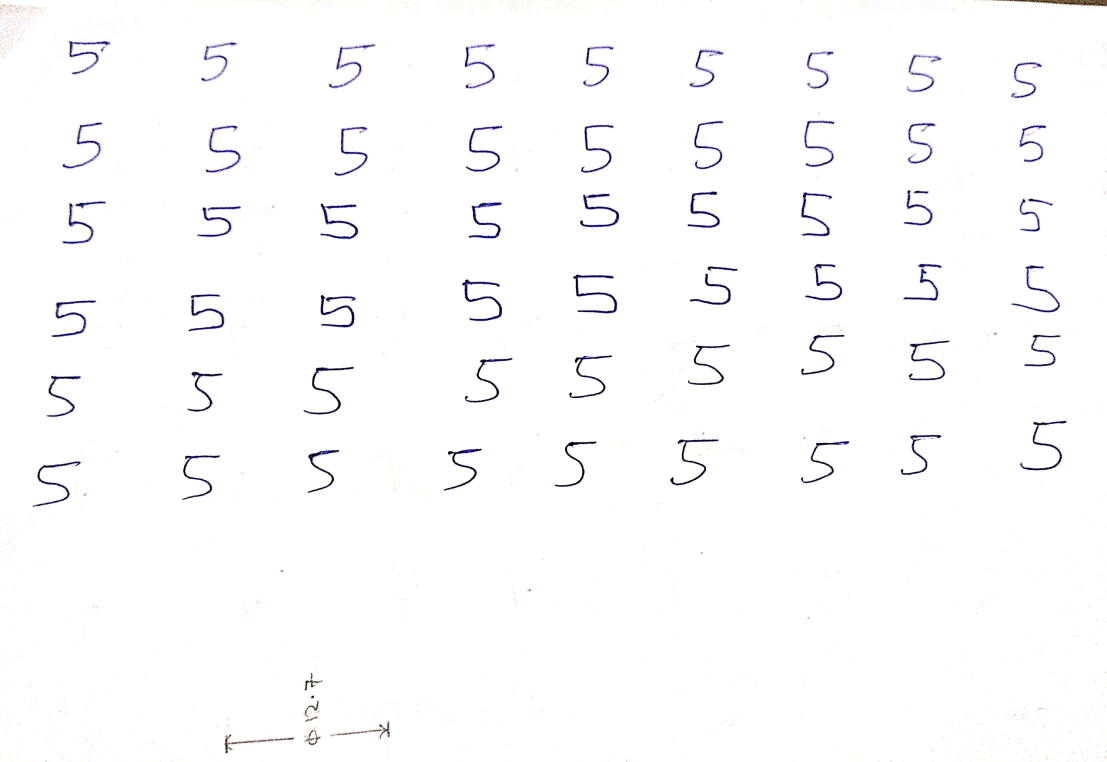
#> input picture python/images/5.jpg, 3320 x 2284 px (shown at 1/3 size)
$ jupyter execute --allow-errors PhotoMath.ipynb   (shell and % lines are left out)
#> lines starting #> are read from the running program, lines starting #| are printed output that depends on the picture; after the words box and inside, x2 and y2 are one past the last pixel; in counts of white or black regions, pixels touching at a corner belong together
[cell 1]
import cv2
import pandas as pd
import numpy as np
import matplotlib.pyplot as plt
from sklearn import datasets, svm, metrics
pd.options.display.float_format = '{:,.2f}'.format

[cell 2]
im = cv2.imread('images/5.jpg',0)
#> im: shape (2284, 3320); min 0, max 255, mean 251.5
# image = pyplot.imread('img1.jpg')

[cell 3]
# imgray = cv2.cvtColor(im, cv2.COLOR_BGR2GRAY)
# plt.imshow(imgray)
# plt.show()

[cell 4]
gblur_im = cv2.GaussianBlur(im, (11,11), 0)
plt.imshow(gblur_im)
plt.show()

[cell 5]
ret,thresh1 = cv2.threshold(gblur_im,127,255,cv2.THRESH_BINARY)
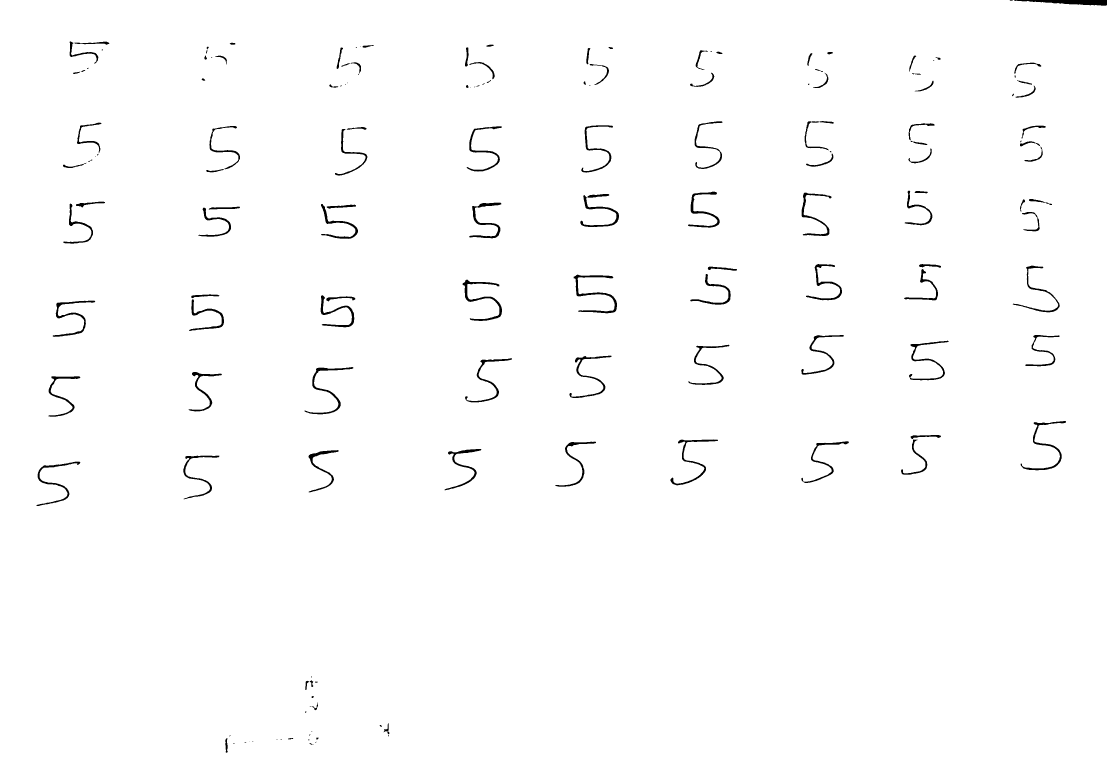
#> thresh1: shape (2284, 3320) (shown at 1/3 size); 98.8% white; 152 black regions (37 under 20 px)
contours, hierarchy = cv2.findContours(thresh1,cv2.RETR_TREE,cv2.CHAIN_APPROX_SIMPLE)
#> contours = 154 contours, 34 with area under 20; largest, box (x1, y1, x2, y2) and area: (0, 0, 3320, 2284) 7574463, (1720, 823, 1852, 941) 3026, (1387, 838, 1507, 964) 2814, (912, 1100, 1061, 1244) 2489, (3061, 1262, 3199, 1412) 2461
for cnt in contours:
    x,y,w,h = cv2.boundingRect(cnt)
    #bound the images
    cv2.rectangle(im,(x,y),(x+w,y+h),(0,255,0),3)
#> this loop made 154 passes
#> (x, y, w, h) on passes 1 to 3: (0, 0, 3320, 2284), (927, 2228, 15, 7), (698, 2228, 7, 4)
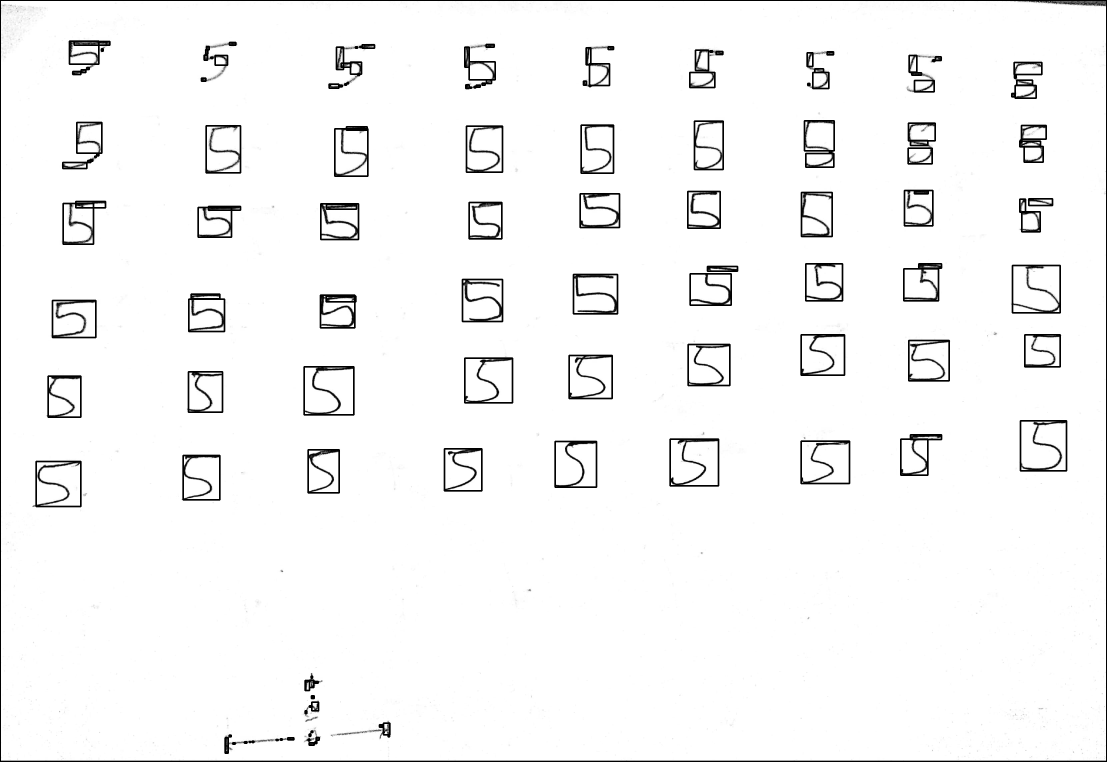
#> im: shape (2284, 3320) (shown at 1/3 size); min 0, max 255, mean 246.2

[cell 6]
i = 0
for cnt in contours:
    x,y,w,h = cv2.boundingRect(cnt)
    #following if statement is to ignore the noises and save the images which are of normal size(character)
    #In order to write more general code, than specifying the dimensions as 100,
    # number of characters should be divided by word dimension
    if (w>50 and h>50):#or(w>100 and h<30):
        #save individual images
        cv2.imwrite(str(i)+".jpg",thresh1[y:y+h,x:x+w])
        i=i+1
#> this loop made 154 passes
#> (x, y, w, h) on passes 1, 2, 3, 4, 5, 7, 8, 9, 10, 11, 12, 13: (0, 0, 3320, 2284), (927, 2228, 15, 7), (698, 2228, 7, 4), (733, 2225, 7, 4), (945, 2224, 5, 6), (756, 2223, 5, 4), (828, 2218, 6, 3), (924, 2217, 5, 5), (841, 2216, 5, 4), (863, 2213, 18, 6), (675, 2213, 9, 46), (948, 2212, 9, 8)
#> (cnt, x, y, w, h) on passes 6, 17: ([[748, 2225], [749, 2224], [750, 2225], [749, 2226]], 748, 2224, 3, 3), ([[1149, 2196], [1150, 2195], [1151, 2196], [1150, 2197]], 1149, 2195, 3, 3)
#> after the loop, i = 48

[cell 7]
centroids = []
for cnt in contours:
    M = cv2.moments(cnt)
    Cx = M['m10']/M['m00']
    Cy = M['m01']/M['m00']
    centroids.append((Cx, Cy, cnt))
#> this loop made 154 passes
#> (Cx, Cy) on passes 1 to 3: (1658.9, 1141.9), (933.4, 2231.3), (701.1, 2229.2)

[cell 8]
digits = datasets.load_digits()
images_and_labels = list(zip(digits.images, digits.target))
for index, (image, label) in enumerate(images_and_labels[:4]):
    plt.subplot(2, 4, index + 1)
    plt.axis('off')
    plt.imshow(image, cmap=plt.cm.gray_r, interpolation='nearest')
    plt.title('Training: %i' % label)
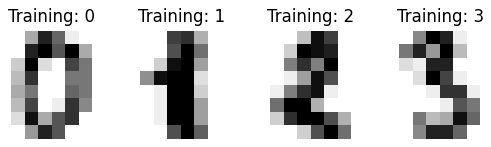
#> figure drawn by matplotlib, 4 panels

#> (a cell that did not finish here is left out)

[cell 10]
img = cv2.imread('5.jpg', 0)
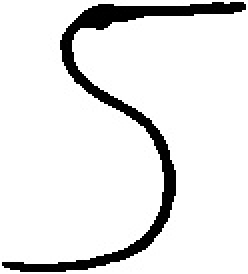
#> img: shape (137, 124) (shown 2 times larger); min 0, max 255, mean 230.6

dim = (8, 8)
# resize image
resized_img = cv2.resize(img, dim, interpolation=cv2.INTER_AREA)
img_unrolled = resized_img.ravel()
#> (the rest of this cell did not finish here and is left out)

[cell 11]
for i in range(1,2):
    img = cv2.imread("images/"+str(i)+".jpg", 0)
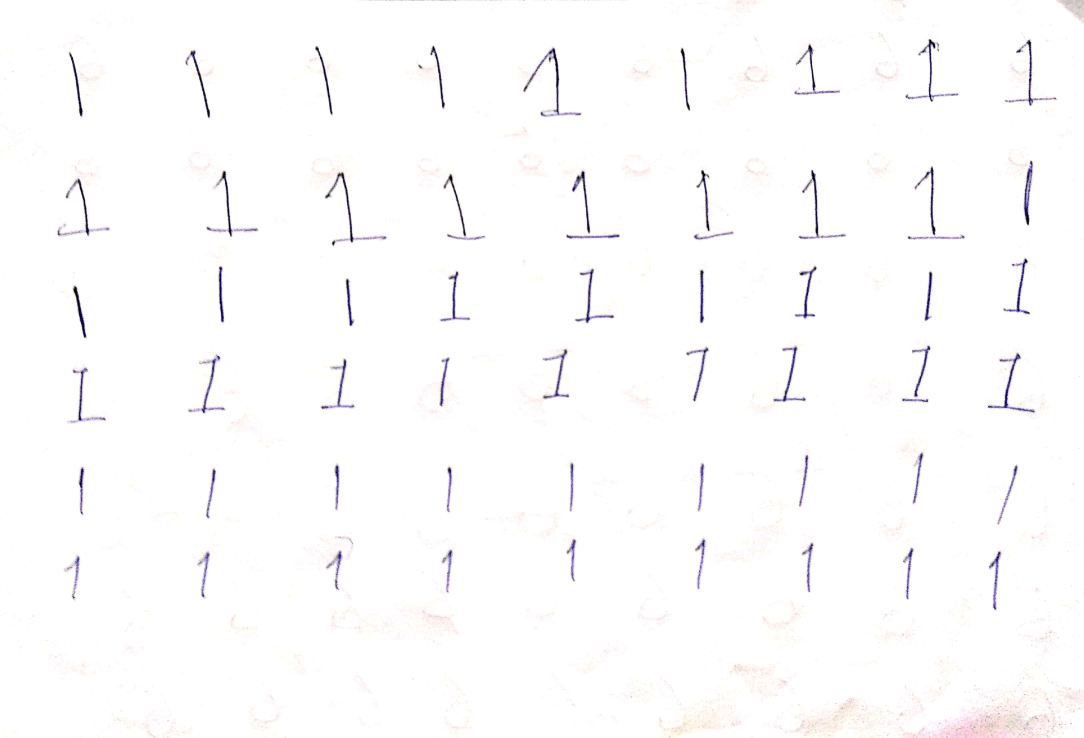
#> input picture python/images/1.jpg, 3252 x 2212 px (shown at 1/3 size)
#> img: shape (2212, 3252); min 0, max 255, mean 252.3
    gblur = cv2.GaussianBlur(img, (11,11), 0)
    ret,thresh1 = cv2.threshold(gblur,127,255,cv2.THRESH_BINARY)
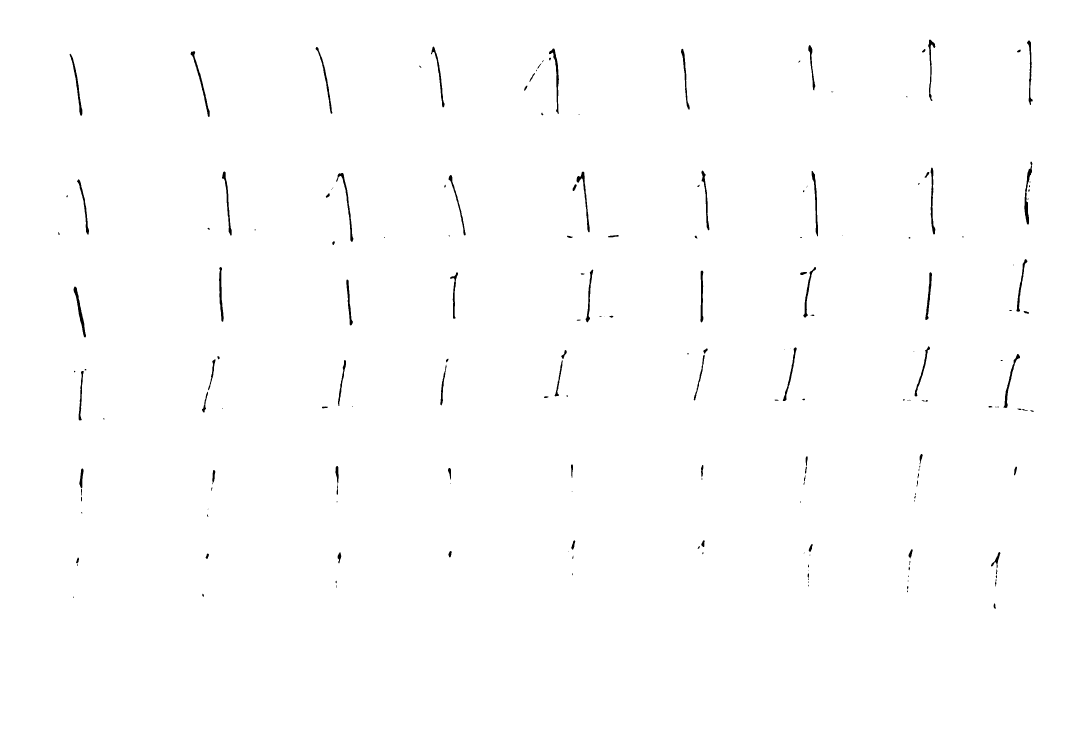
#> thresh1: shape (2212, 3252) (shown at 1/3 size); 99.4% white; 183 black regions (67 under 20 px), largest, box (x1, y1, x2, y2) and area: (3073, 485, 3097, 674) 1354, (220, 860, 258, 1012) 1278, (1009, 519, 1060, 726) 1259
    contours, hierarchy = cv2.findContours(thresh1,cv2.RETR_TREE,cv2.CHAIN_APPROX_SIMPLE)
    for cnt in contours:
        x,y,w,h = cv2.boundingRect(cnt)
        #bound the images
        cv2.rectangle(im,(x-15,y-15),(x+w+15,y+h+15),(0,255,0),3)
#> this loop made 187 passes
#> cnt on pass 1: [[0, 0], [0, 2211], [3251, 2211], [3251, 0]]
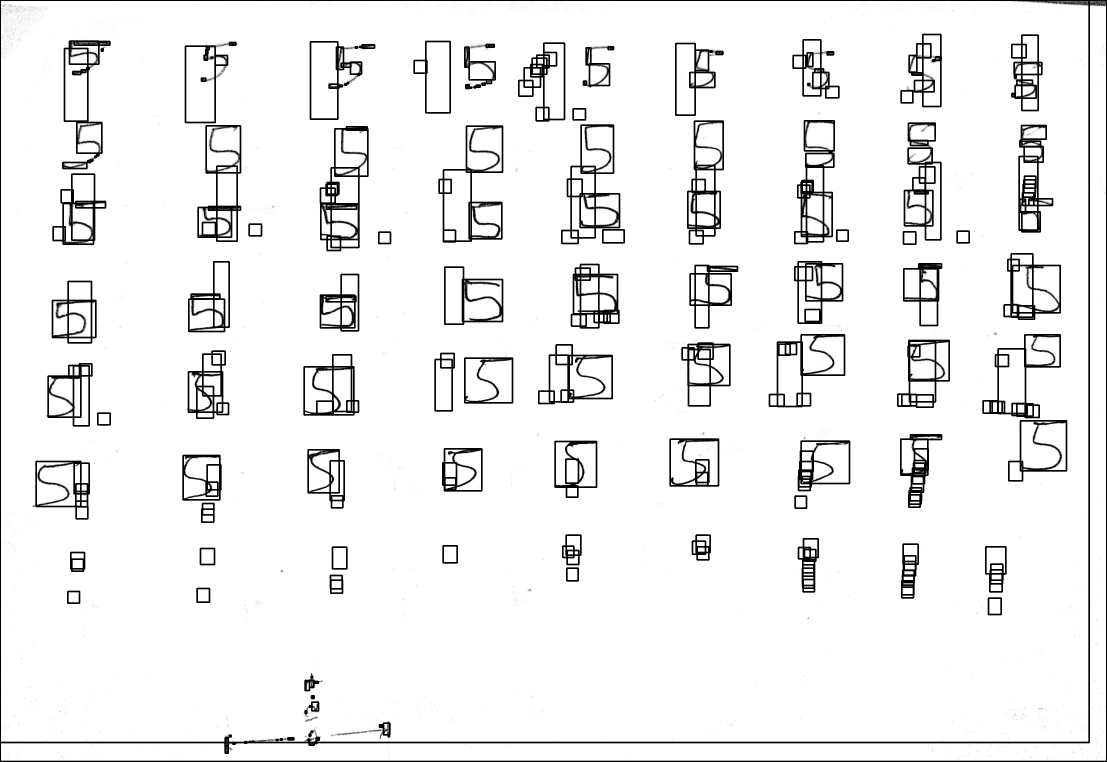
#> im: shape (2284, 3320) (shown at 1/3 size); 2.79% of pixels changed, all inside (x1, y1, x2, y2) = (3, 3, 3270, 2230)
    j = 1
    for cnt in contours:
        x,y,w,h = cv2.boundingRect(cnt)
        #following if statement is to ignore the noises and save the images which are of normal size(character)
        #In order to write more general code, than specifying the dimensions as 100,
        # number of characters should be divided by word dimension
        if (w>20 and h>50):#or(w>100 and h<30):
            #save individual images
            cv2.imwrite("new_dataset/"+str(i)+"/"+str(j)+".jpg",thresh1[y-15:y+h+15,x-15:x+w+15])
            j=j+1
